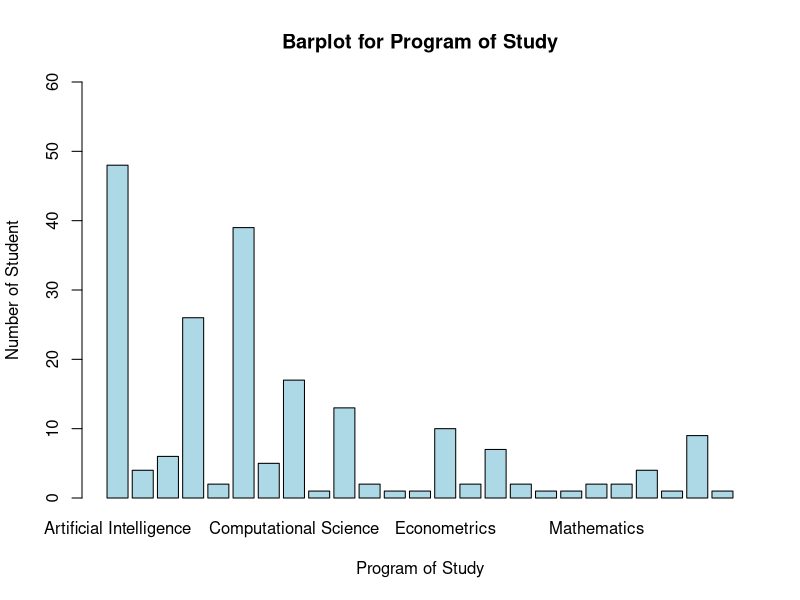
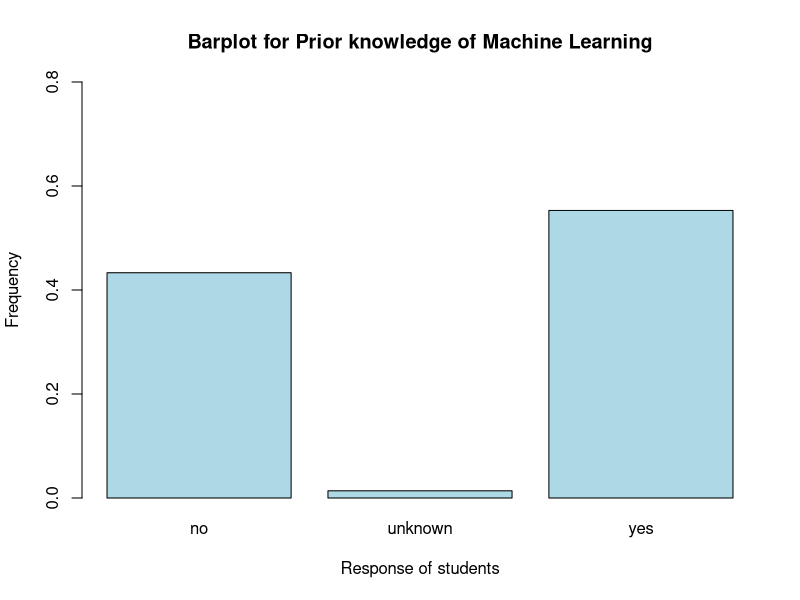
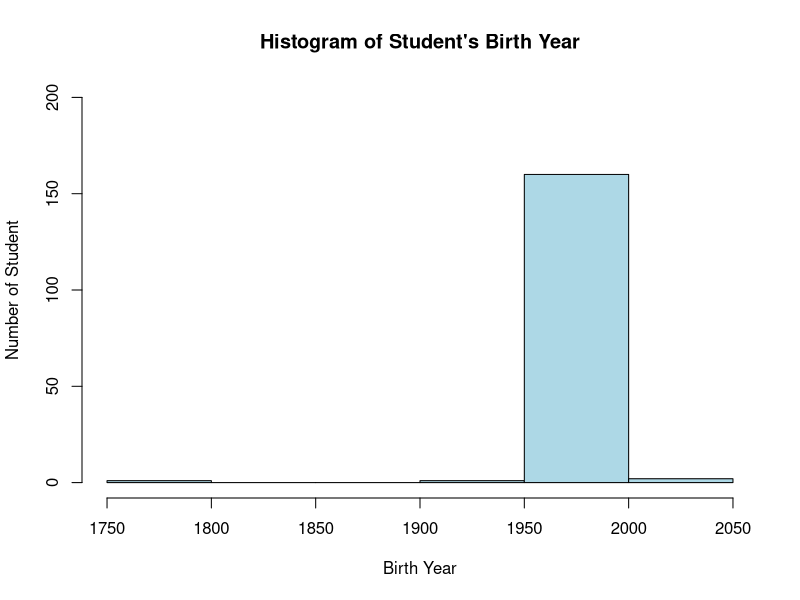
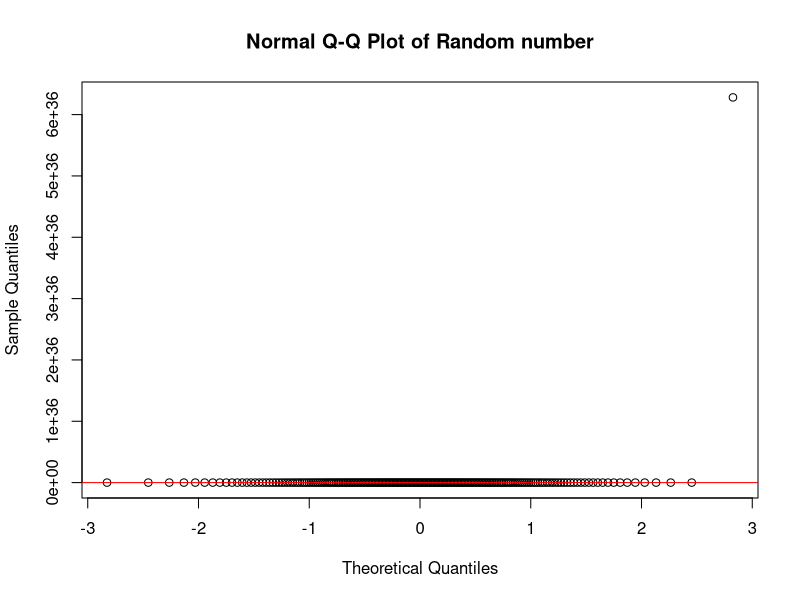
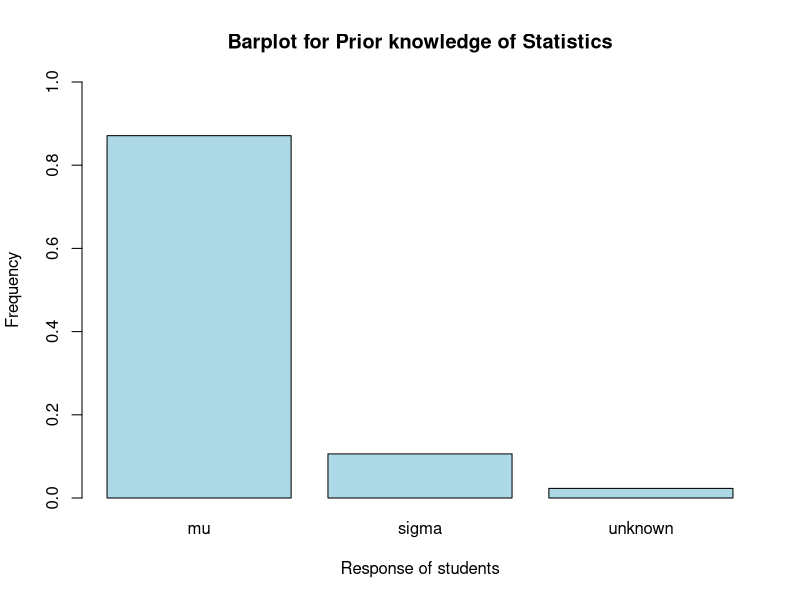

These figures' R source, in order:
## ---- chunk 1
odi_data <- read.csv("ODI-2018_clean.csv")
odi_data

odi_data <- odi_data[-c (1),]
odi_data

attach(odi_data)
options(digits = 3) #Showing only 3 decimals
## ---- chunk 2
barplot(table(What.programme.are.you.in.), main="Barplot for Program of Study",
        xlab="Program of Study",
        ylab="Number of Student",
        col="lightblue",
        ylim = c(0,60))
## ---- chunk 3
ml = as.factor(Have.you.taken.a.course.on.machine.learning.)
barplot(prop.table(table(ml)),  main="Barplot for Prior knowledge of Machine Learning",
        xlab= "Response of students",
        ylab="Frequency",
        col="lightblue",
        ylim = c(0, 0.8))
# Taken Machine Learning : yes = 120, No = 94, Unknown = 3
# Highest frequency = Yes (~0.6)
## ---- chunk 4
byr = as.numeric(birth_year)
hist(byr, main="Histogram of Student's Birth Year",
     xlab="Birth Year",
     ylab="Number of Student",
     col="lightblue",
     ylim = c(0,200))
# Birth Year : Na = 53(max), some interesting input = 1768, 1931, 2000, 2018
# majority of student have birthyear = (1950 - 2000)
# (1750-1800) = 1 student, (1900-1950) = 1, (2000-2050) = 3

## ---- chunk 5
qqnorm(as.numeric(Give.a.random.number), main = "Normal Q-Q Plot of Random number")
qqline(as.numeric(Give.a.random.number), col = 'red')

## ---- chunk 6
stat = as.factor(Have.you.taken.a.course.on.statistics.)
barplot(prop.table(table(stat)),  main="Barplot for Prior knowledge of Statistics",
        xlab= "Response of students",
        ylab="Frequency",
        col="lightblue",
        ylim = c(0, 1))
